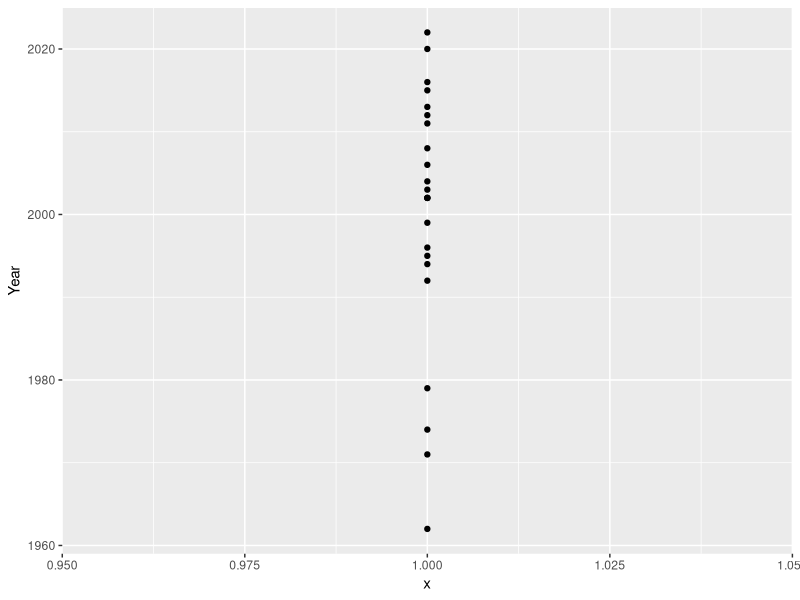
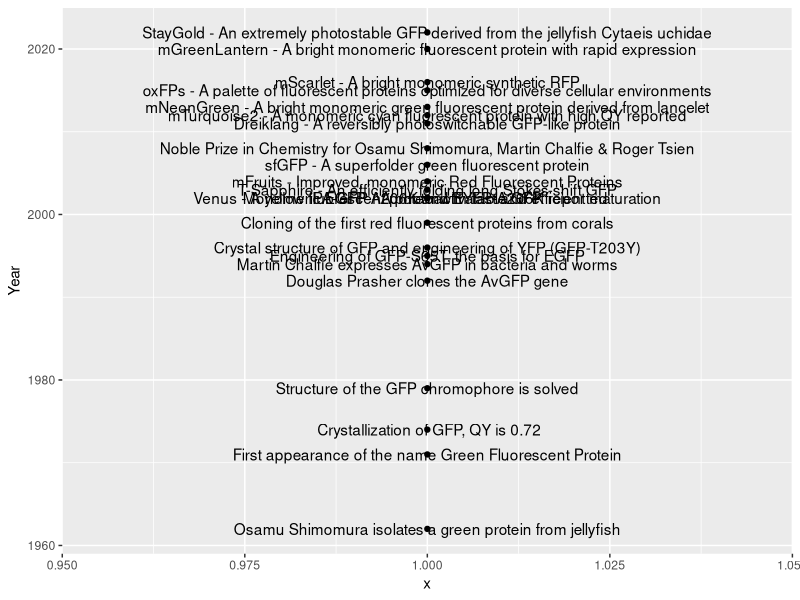
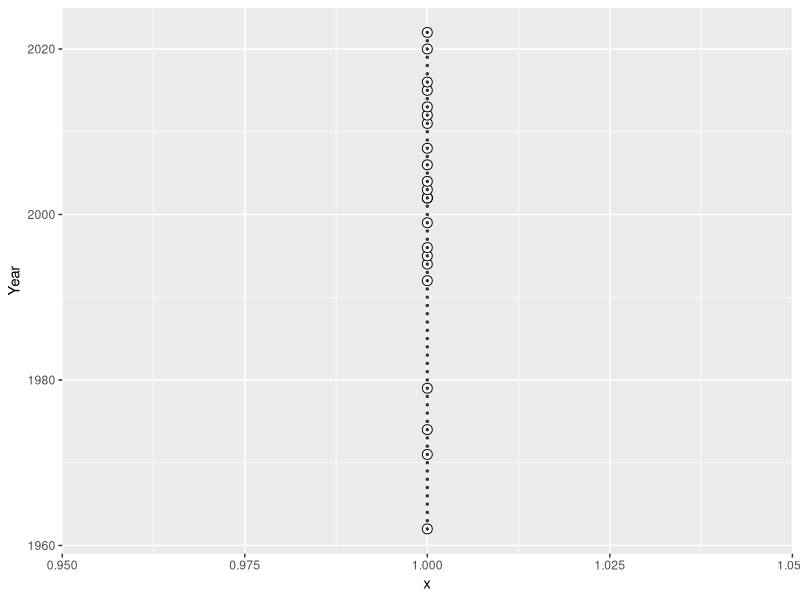
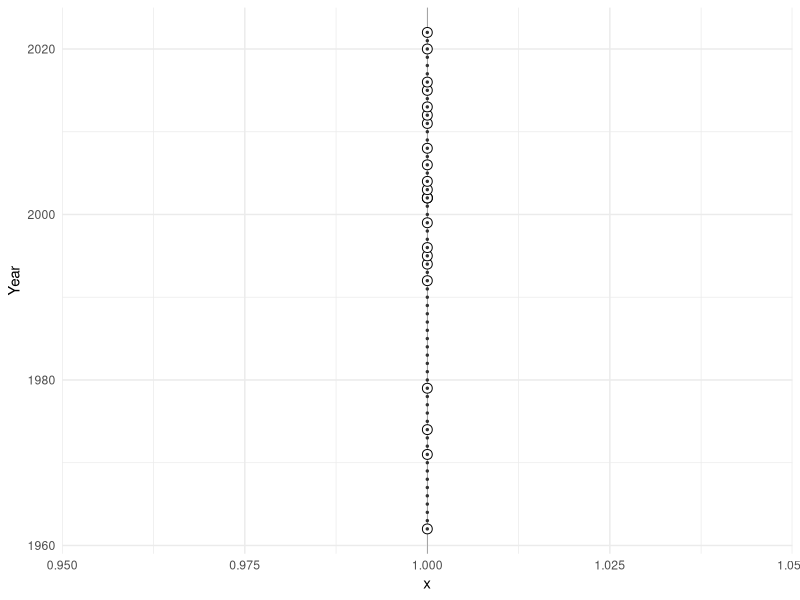
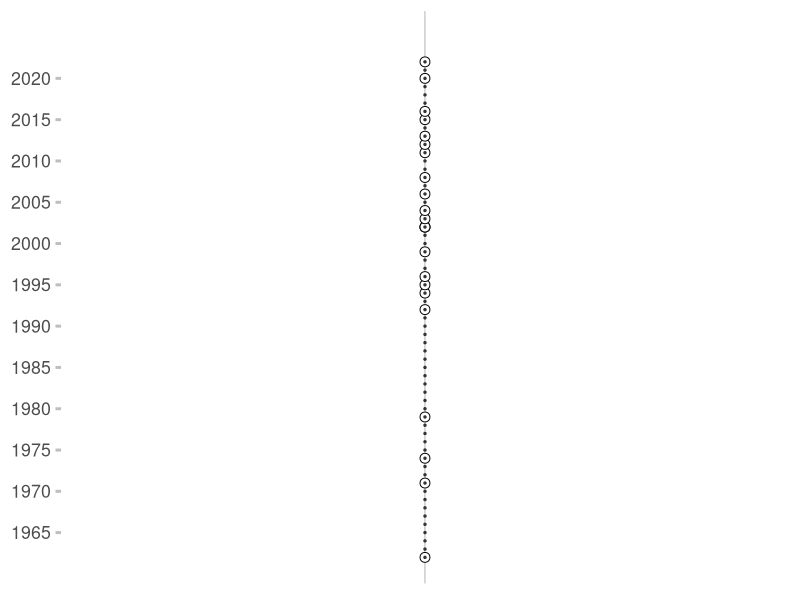
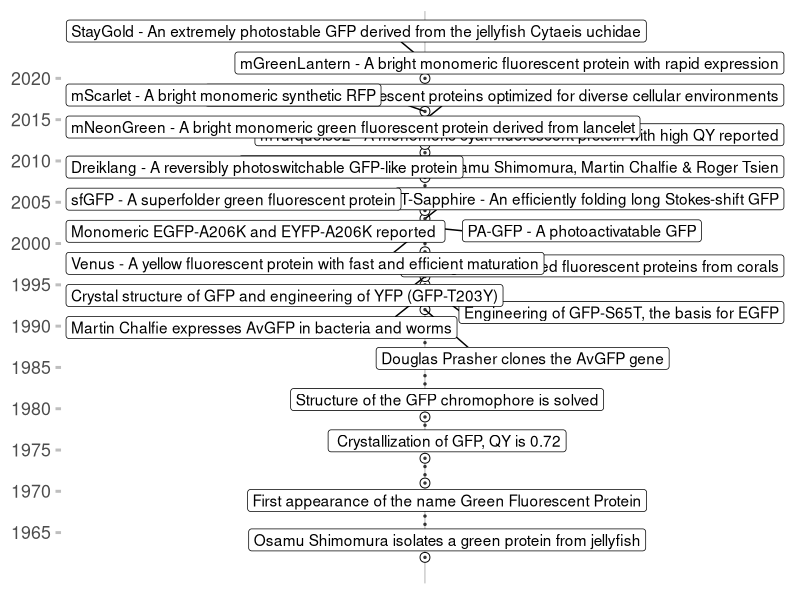
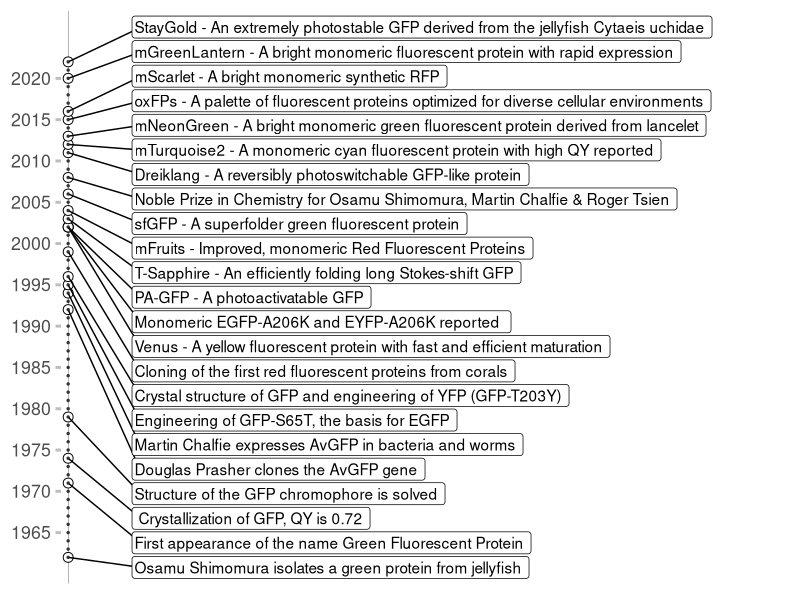
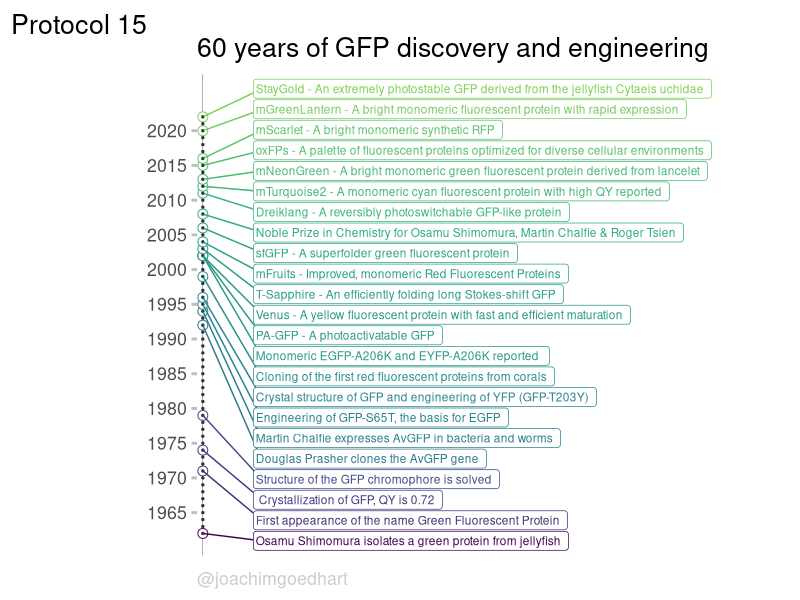

Recreate these plots in R, in order.
## ---- chunk 1
library(tidyverse)
## ---- chunk 2
df_timeline <- read.delim("data/GFP-timeline.txt", sep = '\t' )
head(df_timeline)
## ---- chunk 3
df_timeline %>% write.csv("protocol_15.csv", row.names = FALSE)
## ---- chunk 4
ggplot(df_timeline, aes(x=1,y=Year)) + geom_point()

## ---- chunk 5
ggplot(df_timeline, aes(x=1,y=Year)) + geom_point() + geom_text(aes(label = Event))
## ---- chunk 6
yrs <- data.frame(Year=min(df_timeline$Year):max(df_timeline$Year))
## ---- chunk 7
ggplot(df_timeline, aes(x=1,y=Year)) +
    geom_point(shape=21, size=3, fill="white") +
    geom_point(data =yrs, aes(x=1), size=0.5, color="grey20") 
## ---- chunk 8
ggplot(df_timeline, aes(x=1, y=Year)) +
    geom_vline(xintercept = 1, size=0.1) +
    geom_point(shape=21, size=3, fill="white") +
    geom_point(data=yrs, aes(x=1), size=0.5, color="grey20") +
    theme_minimal() + theme(legend.position = "none")
## ---- chunk 9
p <- ggplot(df_timeline, aes(x=1, y=Year)) +
  geom_vline(xintercept = 1, size=0.1) +
  geom_point(shape=21, size=3, fill="white") +
  geom_point(data=yrs, aes(x=1), size=0.5, color="grey20") +
  theme_minimal(base_size = 16) +
  theme(legend.position = "none") +
  theme(axis.ticks.y = element_line(color="grey", linetype = 1, size = 1),
        panel.grid = element_blank(),
        axis.title = element_blank(),
        axis.text.x = element_blank(),
        plot.caption = element_text(color = "grey80", hjust = 0)
  ) +
  scale_y_continuous(limits = c(1962,2025), breaks = c(seq(1965, 2024, by=5)))

p
## ---- chunk 10
library(ggrepel)
## ---- chunk 11
p + geom_label_repel(aes(label=Event))
## ---- chunk 12
p + geom_label_repel(aes(label=Event),
                     nudge_x   = 0.05,
                     hjust     = 0,
                     direction = "y"
                     ) +
    scale_x_continuous(expand = c(0.01, 0), limits = c(1.0,1.5)) 
## ---- chunk 13
p <- p + aes(color=Year) +
  geom_label_repel(aes(label=Event),
                     nudge_x   = 0.05,
                     hjust     = 0,
                     direction = "y",
                     size      = 3
                     ) +
  scale_x_continuous(expand = c(0.01, 0), limits = c(1.0,1.5)) +

  scale_color_viridis_c(end = 0.8)+
  labs(title = "60 years of GFP discovery and engineering",
       tag = "Protocol 15",
       caption = "@joachimgoedhart") +
  NULL
p
## ---- chunk 14
png(file=paste0("Protocol_15.png"), width = 4000, height = 3000, units = "px", res = 400)
 p
dev.off()
